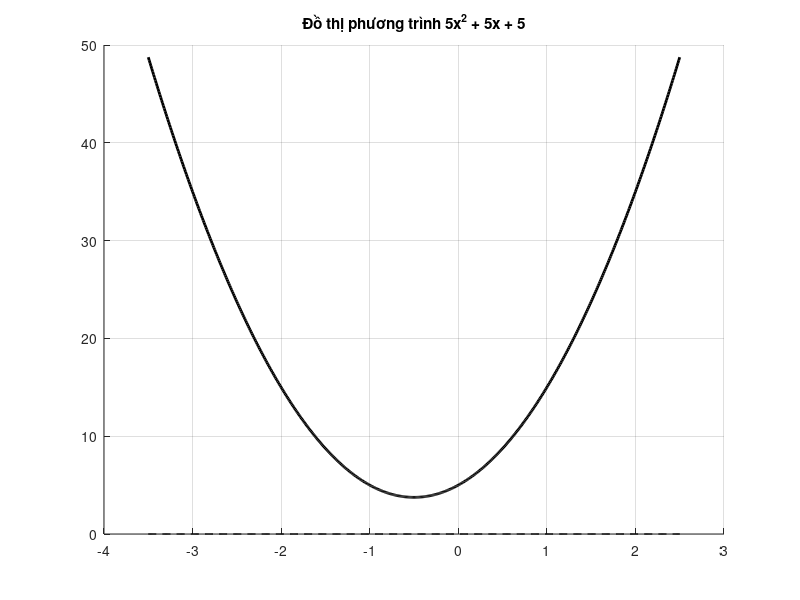

The MATLAB script that drew this image:
clear;
clc;
close all;

a = input('Nhap gia tri cho bien a: ');
b = input('Nhap gia tri cho bien b: ');
c = input('Nhap gia tri cho bien c: ');

% Xử lí đầu vào không phải phương trình bậc 2
if a == 0
    if b == 0
        if c == 0
            disp('Phuong trinh vo so nghiem (0 = 0)');
            x = c - 5 : 0.01 : c + 5;
        else
            disp('Phuong trinh vo nghiem ( Const != 0)');
            x = c - 5 : 0.01 : c + 5;
        end
    else

        % Phương trình bậc nhất: bx + c = 0
        x = -c/b;
        disp(['Phuong trinh co 1 nghiem x = ', num2str(x)]);
        plot ( [x],[0], 'ro' , 'markersize' , 8, 'markerfacecolor', 'r' );
        text(x-sign(b)*0.3 , -sign(b)*0.5,['(',num2str(x),',',num2str(0),')']);
        x = x - 5 : 0.01 : x + 5;
    end
else 
    % Phương trình bậc 2
    delta=b*b-4*a*c;
     
    if (delta<0)   
        disp('Phuong trinh vo nghiem');
        x1=-b/(2*a);
        x = x1-3:0.01:x1+3;

    elseif (delta==0)
        x1=-b/(2*a);
        disp (['Phuong trinh co 1 nghiem kep x= ', num2str(x1)]);
        x= x1-3:0.01:x1+3;
        plot ( [x1],[0], 'ro' , 'markersize' , 8, 'markerfacecolor', 'r' );

        text(x1 , -sign(a) ,['(',num2str(x1),',',num2str(0),')'],'horizontalalignment','center');
        hold on;

        % Thêm 1 điểm trùng với màu nền để đưa trục hoành cách cạnh đồ thị 
        plot ( [x1],[-(a*5)], 'wo' , 'markersize' , 1, 'markerfacecolor', 'w' );
          
    else
        x1=(-b-sqrt(delta))/(2*a);
        x2=(-b+sqrt(delta))/(2*a);
        disp (['Phuong trinh co 2 nghiem x1= ',num2str(x1),' va x2= ', num2str(x2)]);

        if (x1>x2)
            temp=x2;
            x2=x1;
            x1=temp;
        end 

        text(x1, -sign(a) ,['(',num2str(x1),',',num2str(0),')'],'horizontalalignment','right');
        hold on;
        text(x2 , -sign(a) ,['(',num2str(x2),',',num2str(0),')'],'horizontalalignment','left');
        hold on;

        space=x2-x1;
        x= x1-space*0.3 : 0.01 : x2+space*0.3;
        plot ( [x1 x2],[0 0], 'ro' , 'markersize' , 8, 'markerfacecolor', 'r' );  
    end
end

% Vẽ đồ thị và trục hoành
hold on;   
grid on;

hold on; 
y = a*x.^2 + b*x + c;   
plot(x, y, 'k-', 'LineWidth', 2);

hold on;
y=x.*0;
plot( x  , y , 'k--', 'LineWidth', 1);   

title (['Đồ thị phương trình ',num2str(a), 'x^2 + ' , num2str(b), 'x + ' ,num2str(c) ]);
